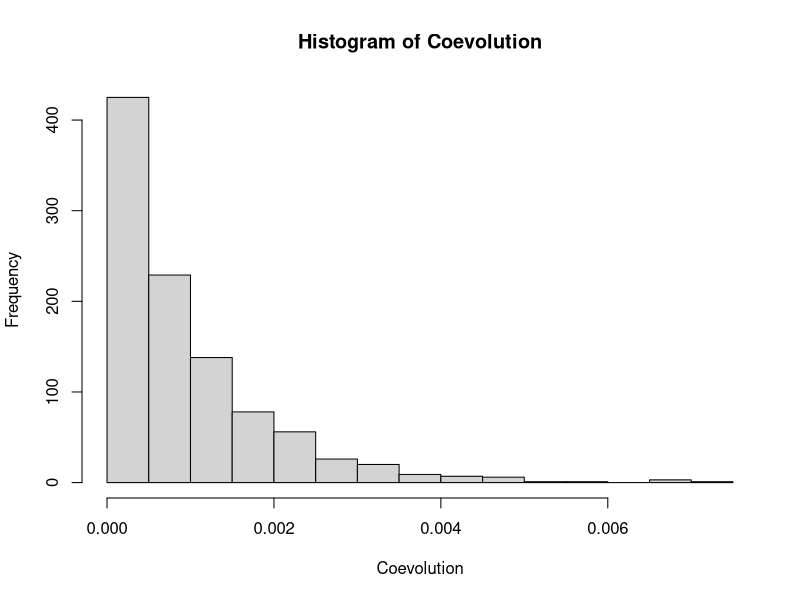

Here is the R script that generated this plot:
## ---- chunk 1
Coevolution <- rexp(1000,1000)
hist(Coevolution)
